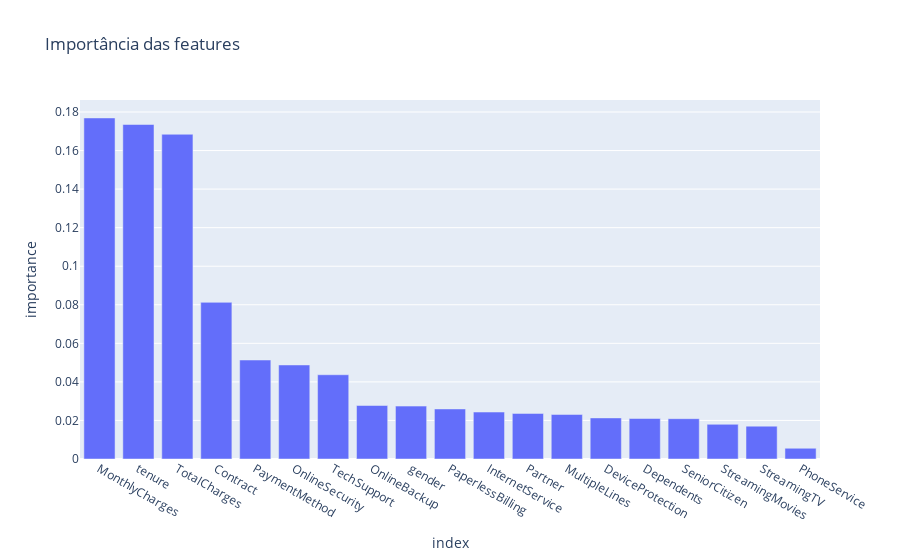

Source (notebook cell):
### Code cell
# Importância das features
feature_importances = pd.DataFrame(model.feature_importances_, index=X_train.columns, columns=['importance']).sort_values('importance', ascending=False)
print(feature_importances)
# Plotando a importância das features
fig = px.bar(feature_importances, x = feature_importances.index, y = 'importance', title = 'Importância das features')
fig.show()

### Figure 1 — Plotly figure (JSON) as saved in the notebook; plotly's stock layout.template omitted (floating-point values rounded to 4 significant figures)
{"data": [{"alignmentgroup": "True", "hovertemplate": "index=%{x}<br>importance=%{y}<extra></extra>", "legendgroup": "", "marker": {"color": "#636efa", "pattern": {"shape": ""}}, "name": "", "offsetgroup": "", "orientation": "v", "showlegend": false, "textposition": "auto", "x": ["MonthlyCharges", "tenure", "TotalCharges", "Contract", "PaymentMethod", "OnlineSecurity", "TechSupport", "OnlineBackup", "gender", "PaperlessBilling", "InternetService", "Partner", "MultipleLines", "DeviceProtection", "Dependents", "SeniorCitizen", "StreamingMovies", "StreamingTV", "PhoneService"], "xaxis": "x", "y": [0.1769, 0.1735, 0.1684, 0.08125, 0.05135, 0.04878, 0.0437, 0.02775, 0.02744, 0.02596, 0.02436, 0.02364, 0.02309, 0.02131, 0.021, 0.02092, 0.01798, 0.01704, 0.005564], "yaxis": "y", "type": "bar"}], "layout": {"xaxis": {"anchor": "y", "domain": [0.0, 1.0], "title": {"text": "index"}}, "yaxis": {"anchor": "x", "domain": [0.0, 1.0], "title": {"text": "importance"}}, "legend": {"tracegroupgap": 0}, "title": {"text": "Importância das features"}, "barmode": "relative"}}
